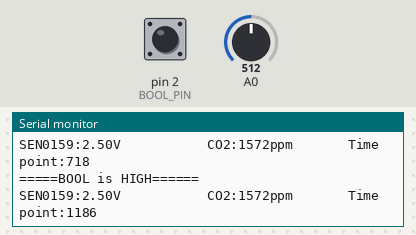
Bench run of a sketch on a simulated Arduino Uno, built with avr-gcc and run on an emulated ATmega328P. On the bench: the last lines printed to the serial monitor. Inputs (shaded band) come from the test bench; at power-on: A0 = 512, pin 2 (BOOL_PIN) HIGH.

Above: at 1.2 s.
1.3 s: A0 set to 716
At 1.51 s:
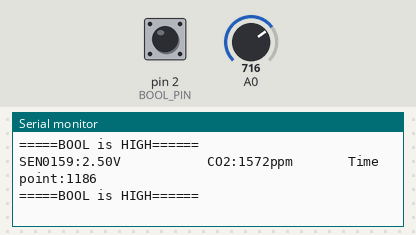
3.6 s: pin 2 (BOOL_PIN) pulled LOW for 1 s
At 4.31 s:
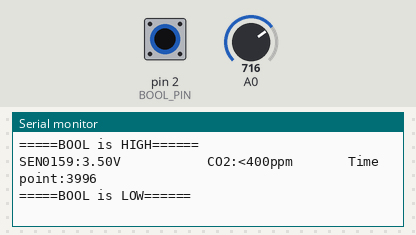
6.1 s: A0 set to 900
At 6.19 s:
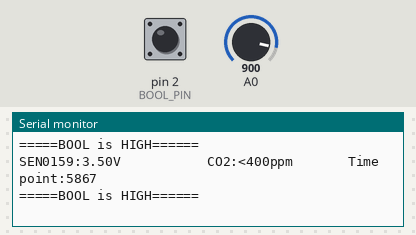
7.6 s: pin 2 (BOOL_PIN) pulled LOW for 0.15 s
At 8.06 s:
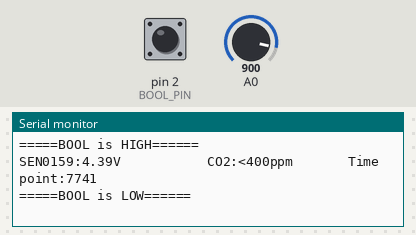
Timing chart, 0 to 10.2 s (numbered marks = the images above; inputs shaded):
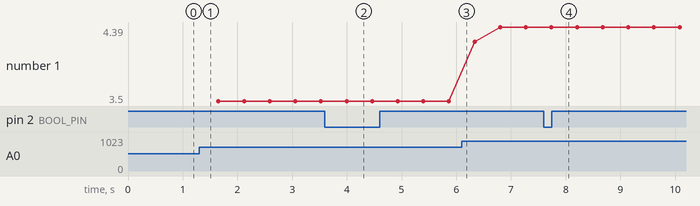

Measured:
- after the input at 3.6 s, the serial monitor: prints a new line after 0.46 s (image 2)
- after the input at 7.6 s, the serial monitor: prints a new line after 0.20 s (image 4)
- plotted number 1: 3.5 → 4.39 after the input at 6.1 s

The sketch:

CO2Sensor_SKU-SEN0159.ino
```cpp
 /*******************Demo for MG-811 Gas Sensor Module V1.1*****************************

Author:  Tiequan Shao: tiequan.shao@sandboxelectronics.com

         Peng Wei:     peng.wei@sandboxelectronics.com


Lisence: Attribution-NonCommercial-ShareAlike 3.0 Unported (CC BY-NC-SA 3.0)


Note:    This piece of source code is supposed to be used as a demostration ONLY. More

         sophisticated calibration is required for industrial field application.


                                                    Sandbox Electronics    2012-05-31

************************************************************************************/


/************************Hardware Related Macros************************************/

#define         MG_PIN                       (0)     //아날로그 값을 입력받을 핀을 정의

#define         BOOL_PIN                     (2)    //디지털값을 입력받을 핀을 정의

#define         DC_GAIN                      (8.5)   //증폭회로의 전압이득 정의(변경 X)


/***********************Software Related Macros************************************/

#define         READ_SAMPLE_INTERVAL         (50)    //샘플 값 추출 간격

#define         READ_SAMPLE_TIMES            (5)     //추출할 샘플값의 갯수

                                                     //추출할 샘플값들의 평균값이 측정값입니다.


/**********************Application Related Macros**********************************/

//These two values differ from sensor to sensor. user should derermine this value.

#define         ZERO_POINT_VOLTAGE           (0.324) //이산화 탄소가 400ppm일때의 전압값 (수정 X)

#define         REACTION_VOLTGAE             (0.020) //이산화 탄소가 1000ppm일때의 전압값(수정 X)


/*****************************Globals***********************************************/

float           CO2Curve[3]  =  {2.602,ZERO_POINT_VOLTAGE,(REACTION_VOLTGAE/(2.602-3))};

                                                     //위의 두 값들은 곡선위에 존제합니다.

                                                     //이 두점에서 라인이 생성이 되는데,

                                                     //원래의 곡선과 가깝습니다.

                                                     //번역된 부분으로 읽는데 잘 파악이 되지는 않네요, 센서값 곡선 그래프에 맞추어 계산을 하기 위한 설정값들이라고 생각하면 될듯합니다.

                                                     //data format:{ x, y, slope}; point1: (lg400, 0.324), point2: (lg4000, 0.280)

                                                     //slope = ( reaction voltage ) / (log400 –log1000)


void setup()

{

    Serial.begin(9600);                              //UART setup, baudrate = 9600bps

    pinMode(BOOL_PIN, INPUT);                        //set pin to input

    digitalWrite(BOOL_PIN, HIGH);                    //turn on pullup resistors


   Serial.print("MG-811 Demostration\n");

}


void loop()

{

    int percentage;

    float volts;


    volts = MGRead(MG_PIN);

    Serial.print( "SEN0159:" );

    Serial.print(volts);

    Serial.print( "V           " );


    percentage = MGGetPercentage(volts,CO2Curve);

    Serial.print("CO2:");

    if (percentage == -1) {

        Serial.print( "<400" );

    } else {

        Serial.print(percentage);

    }

    Serial.print( "ppm" );

    Serial.print( "       Time point:" );

    Serial.print(millis());

    Serial.print("\n");


    if (digitalRead(BOOL_PIN) ){

        Serial.print( "=====BOOL is HIGH======" );

    } else {

        Serial.print( "=====BOOL is LOW======" );

    }


    Serial.print("\n");


    delay(200);

}


/*****************************  MGRead *********************************************

Input:   mg_pin - analog channel

Output:  output of SEN-000007

Remarks: This function reads the output of SEN-000007

************************************************************************************/

float MGRead(int mg_pin)

{

    int i;

    float v=0;


    //셈플 추출 횟수 5회
    for (i=0;i<READ_SAMPLE_TIMES;i++) {

        v += analogRead(mg_pin);

        //셈플 추출 간격 0.05초
        delay(READ_SAMPLE_INTERVAL);

    }// 셈플 추출을 5회를 하는데 한회당 0.05초 의 아날로그 값을 v에 누적

    v = (v/READ_SAMPLE_TIMES) *5/1024 ;
    // 5회동안 추출한 값으로 평균을 구하고  동작 전원 / 아날로그 최대 값 5/1024를 곱한다

    return v;

}


/*****************************  MQGetPercentage **********************************

Input:   volts   - SEN-000007 output measured in volts

         pcurve  - pointer to the curve of the target gas

Output:  ppm of the target gas

Remarks: By using the slope and a point of the line. The x(logarithmic value of ppm)

         of the line could be derived if y(MG-811 output) is provided. As it is a

         logarithmic coordinate, power of 10 is used to convert the result to non-logarithmic

         value.

************************************************************************************/

int  MGGetPercentage(float volts, float *pcurve)

{
  // ppm 이 400 미만인 경우 -1 반환
   if ((volts/DC_GAIN )>=ZERO_POINT_VOLTAGE) {

      return -1;

   } else {
      //ppm 계산 10 ^ (((입력받은 전력 / 전압 이득 8.5) - 400ppm 인경우 0.324)/ 0.324/(2.602-3) + 2.602)
      return pow(10, ((volts/DC_GAIN)-pcurve[1])/pcurve[2]+pcurve[0]);

   }
}
```
